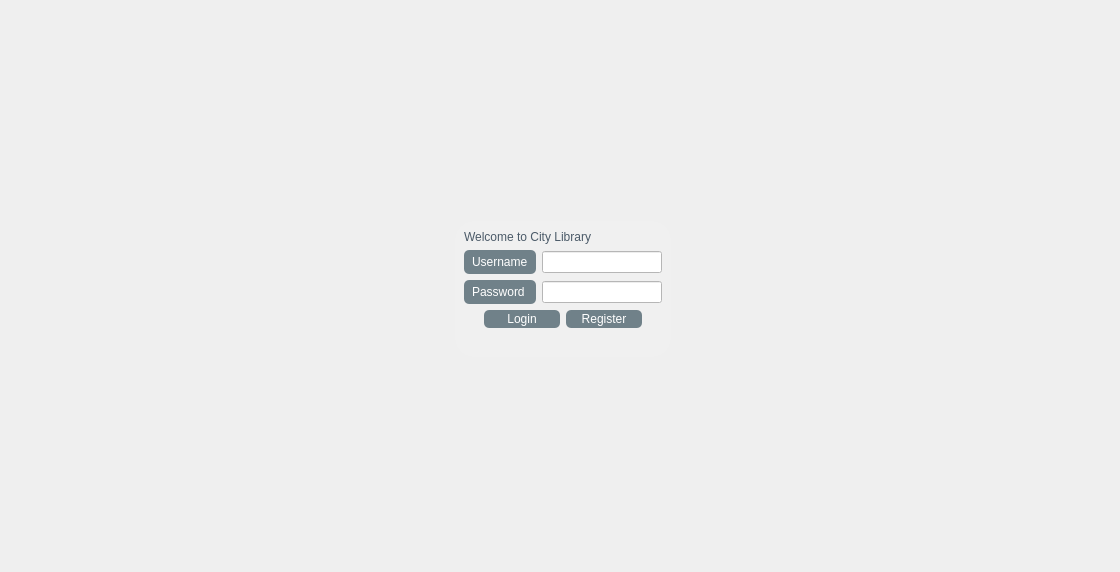
<?xml version="1.0" encoding="UTF-8"?>
<ui version="4.0">
 <class>LoginWindow</class>
 <widget class="QMainWindow" name="LoginWindow">
  <property name="windowModality">
   <enum>Qt::WindowModality::WindowModal</enum>
  </property>
  <property name="geometry">
   <rect>
    <x>0</x>
    <y>0</y>
    <width>1120</width>
    <height>572</height>
   </rect>
  </property>
  <property name="sizePolicy">
   <sizepolicy hsizetype="Expanding" vsizetype="Expanding">
    <horstretch>1</horstretch>
    <verstretch>1</verstretch>
   </sizepolicy>
  </property>
  <property name="windowTitle">
   <string>MainWindow</string>
  </property>
  <property name="styleSheet">
   <string notr="true">QLineEdit {
	color: rgb(0, 0, 0);
	background-color: rgb(255, 255, 255);
	border-color: rgb(112, 129, 137);
	font: 12pt &quot;Segoe UI&quot;;
}</string>
  </property>
  <widget class="QWidget" name="centralwidget">
   <property name="sizePolicy">
    <sizepolicy hsizetype="Expanding" vsizetype="Expanding">
     <horstretch>1</horstretch>
     <verstretch>2</verstretch>
    </sizepolicy>
   </property>
   <layout class="QVBoxLayout" name="verticalLayout_3">
    <item>
     <widget class="QWidget" name="screenBackGround" native="true">
      <property name="styleSheet">
       <string notr="true">#screenBackGround {
	background-image: url(:/branding/images/brand/background.jpg);
}</string>
      </property>
      <layout class="QHBoxLayout" name="horizontalLayout">
       <item>
        <layout class="QGridLayout" name="mainLayout" rowstretch="2,1,2" columnstretch="4,2,4">
         <item row="1" column="2">
          <spacer name="horizontalSpacer_2">
           <property name="orientation">
            <enum>Qt::Orientation::Horizontal</enum>
           </property>
           <property name="sizeHint" stdset="0">
            <size>
             <width>40</width>
             <height>20</height>
            </size>
           </property>
          </spacer>
         </item>
         <item row="1" column="0">
          <spacer name="horizontalSpacer">
           <property name="orientation">
            <enum>Qt::Orientation::Horizontal</enum>
           </property>
           <property name="sizeHint" stdset="0">
            <size>
             <width>40</width>
             <height>20</height>
            </size>
           </property>
          </spacer>
         </item>
         <item row="2" column="1">
          <spacer name="verticalSpacer_2">
           <property name="orientation">
            <enum>Qt::Orientation::Vertical</enum>
           </property>
           <property name="sizeHint" stdset="0">
            <size>
             <width>20</width>
             <height>40</height>
            </size>
           </property>
          </spacer>
         </item>
         <item row="0" column="0">
          <layout class="QGridLayout" name="logoLayout" columnstretch="0,0,0">
           <item row="0" column="0">
            <spacer name="horizontalSpacer_3">
             <property name="orientation">
              <enum>Qt::Orientation::Horizontal</enum>
             </property>
             <property name="sizeHint" stdset="0">
              <size>
               <width>40</width>
               <height>20</height>
              </size>
             </property>
            </spacer>
           </item>
           <item row="0" column="2">
            <spacer name="horizontalSpacer_4">
             <property name="orientation">
              <enum>Qt::Orientation::Horizontal</enum>
             </property>
             <property name="sizeHint" stdset="0">
              <size>
               <width>40</width>
               <height>20</height>
              </size>
             </property>
            </spacer>
           </item>
           <item row="0" column="1">
            <widget class="QLabel" name="label">
             <property name="text">
              <string/>
             </property>
             <property name="pixmap">
              <pixmap resource="images.qrc">:/branding/images/brand/logo.png</pixmap>
             </property>
             <property name="scaledContents">
              <bool>false</bool>
             </property>
            </widget>
           </item>
          </layout>
         </item>
         <item row="1" column="1">
          <widget class="QWidget" name="loginBackground" native="true">
           <property name="styleSheet">
            <string notr="true">#loginBackground{
	
	background-color: rgb(240, 240, 240);
	border-radius: 20px;
}</string>
           </property>
           <layout class="QVBoxLayout" name="verticalLayout_2">
            <item>
             <layout class="QVBoxLayout" name="verticalLayout">
              <item>
               <widget class="QLabel" name="welcomeLabel">
                <property name="styleSheet">
                 <string notr="true">font: 700 20pt &quot;Segoe UI&quot;;
color: rgb(75, 90, 104);</string>
                </property>
                <property name="text">
                 <string>Welcome to City Library</string>
                </property>
               </widget>
              </item>
              <item>
               <layout class="QGridLayout" name="inputLayout">
                <item row="1" column="1">
                 <widget class="QLineEdit" name="passwordLineEdit">
                  <property name="styleSheet">
                   <string notr="true"/>
                  </property>
                 </widget>
                </item>
                <item row="0" column="1" alignment="Qt::AlignmentFlag::Qt::AlignmentFlag::AlignVCenter">
                 <widget class="QLineEdit" name="usernameLineEdit">
                  <property name="sizePolicy">
                   <sizepolicy hsizetype="Preferred" vsizetype="Preferred">
                    <horstretch>0</horstretch>
                    <verstretch>0</verstretch>
                   </sizepolicy>
                  </property>
                  <property name="maximumSize">
                   <size>
                    <width>16777214</width>
                    <height>16777215</height>
                   </size>
                  </property>
                  <property name="styleSheet">
                   <string notr="true"/>
                  </property>
                 </widget>
                </item>
                <item row="0" column="0">
                 <widget class="QLabel" name="usernameLabel">
                  <property name="styleSheet">
                   <string notr="true">#usernameLabel {
font: 700 12pt &quot;Segoe UI&quot;;
color: rgb(255, 255, 255);
background-color: rgb(112, 129, 137);
border-radius:5px;
padding-top: 5px;
padding-right: 5px;
padding-bottom: 5px;
padding-left: 5px;
}</string>
                  </property>
                  <property name="text">
                   <string>Username</string>
                  </property>
                 </widget>
                </item>
                <item row="1" column="0">
                 <widget class="QLabel" name="passwordLabel">
                  <property name="styleSheet">
                   <string notr="true">#passwordLabel {
font: 700 12pt &quot;Segoe UI&quot;;
color: rgb(255, 255, 255);
background-color: rgb(112, 129, 137);
border-radius:5px;
padding-top: 5px;
padding-right: 5px;
padding-bottom: 5px;
padding-left: 5px;
}</string>
                  </property>
                  <property name="text">
                   <string>Password</string>
                  </property>
                 </widget>
                </item>
               </layout>
              </item>
              <item>
               <layout class="QHBoxLayout" name="buttonLayout">
                <property name="leftMargin">
                 <number>20</number>
                </property>
                <property name="rightMargin">
                 <number>20</number>
                </property>
                <item>
                 <widget class="QPushButton" name="loginButton">
                  <property name="styleSheet">
                   <string notr="true">QPushButton {
	font: 700 12pt &quot;Segoe UI&quot;;
	background-color: rgb(112, 129, 137);
    color: white;       	
	padding: 2px;
	border-radius: 5px;
}

QPushButton:hover {
    background-color: #555;
}

QPushButton:pressed {
    background-color: #444;
}</string>
                  </property>
                  <property name="text">
                   <string>Login</string>
                  </property>
                 </widget>
                </item>
                <item>
                 <widget class="QPushButton" name="registerButton">
                  <property name="styleSheet">
                   <string notr="true">QPushButton {
	font: 700 12pt &quot;Segoe UI&quot;;
	background-color: rgb(112, 129, 137);
    color: white;       	
	padding: 2px;
	border-radius: 5px;
}

QPushButton:hover {
    background-color: #555;
}

QPushButton:pressed {
    background-color: #444;
}</string>
                  </property>
                  <property name="text">
                   <string>Register</string>
                  </property>
                 </widget>
                </item>
               </layout>
              </item>
              <item>
               <widget class="QLabel" name="errorLabel">
                <property name="styleSheet">
                 <string notr="true">#errorLabel {
	color: rgb(255, 0, 0);
	font: 10pt &quot;Segoe UI&quot;;
}</string>
                </property>
                <property name="text">
                 <string/>
                </property>
                <property name="alignment">
                 <set>Qt::AlignmentFlag::AlignCenter</set>
                </property>
               </widget>
              </item>
             </layout>
            </item>
           </layout>
          </widget>
         </item>
         <item row="0" column="1">
          <spacer name="verticalSpacer">
           <property name="orientation">
            <enum>Qt::Orientation::Vertical</enum>
           </property>
           <property name="sizeHint" stdset="0">
            <size>
             <width>20</width>
             <height>40</height>
            </size>
           </property>
          </spacer>
         </item>
        </layout>
       </item>
      </layout>
     </widget>
    </item>
   </layout>
  </widget>
 </widget>
 <resources>
  <include location="images.qrc"/>
 </resources>
 <connections/>
</ui>
